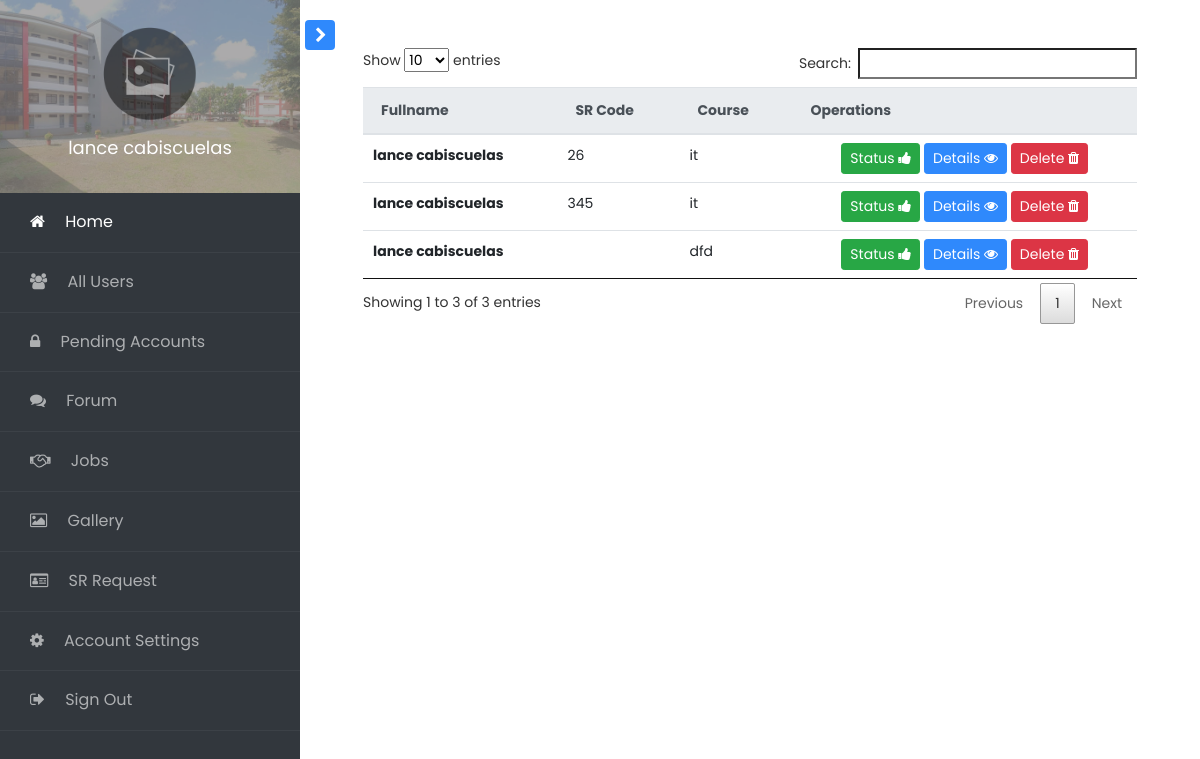
Page /access/admin/index.php?page=pendingusers (signed in) on the earlier database version.
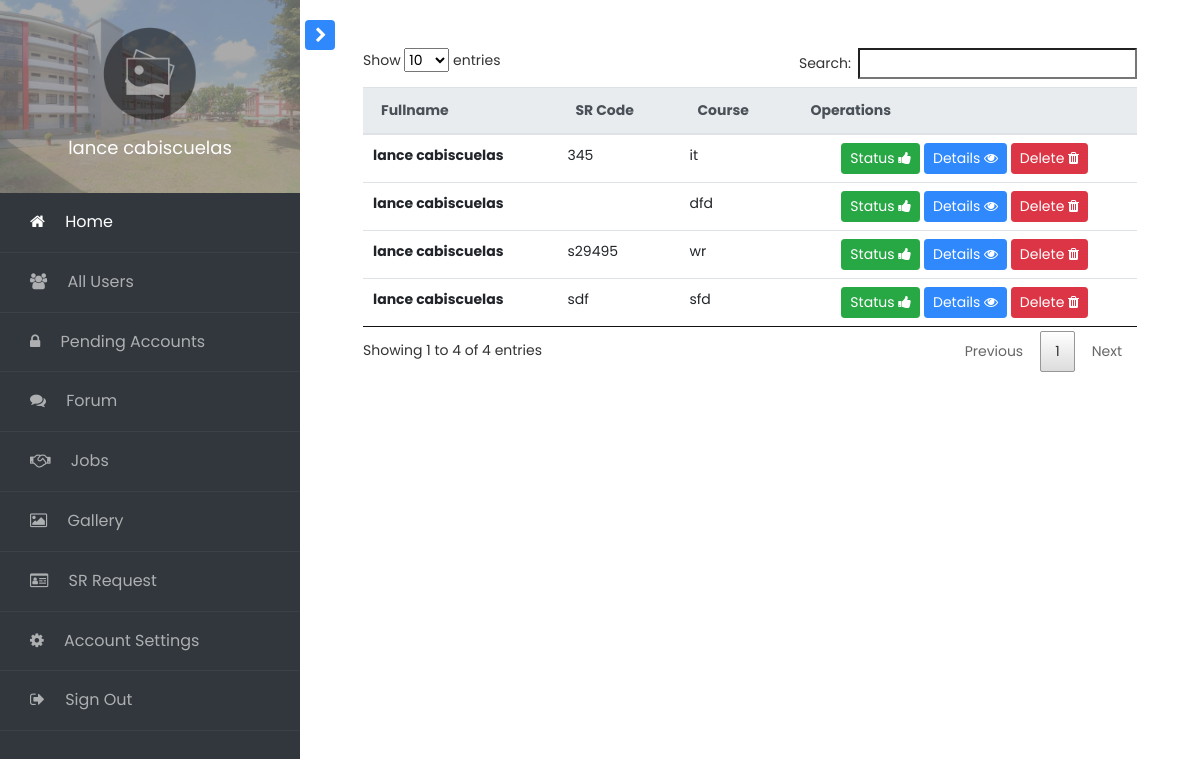
Same page on the later database version.
### tables this page shows
CREATE TABLE `user_information` (
  `id` int(11) NOT NULL,
  `name` varchar(40) NOT NULL,
  `lastname` varchar(50) NOT NULL,
  `middle_name` varchar(50) NOT NULL,
  `email_address` varchar(100) NOT NULL,
  `department` varchar(50) NOT NULL,
  `mobile_number` varchar(40) NOT NULL,
  `course` varchar(100) NOT NULL,
  `sr_code` varchar(50) NOT NULL,
  `account_password` varchar(100) NOT NULL,
  `account_status` varchar(40) NOT NULL,
  `profile_pic` varchar(100) NOT NULL,
  `date_register` varchar(40) NOT NULL
);

### methods/mysqliConnection.php (called while the page is built, shortened)
<?php
class Database{
	public function __construct(){
		$this->conn = mysqli_connect("localhost", "root", "", "bsu_alumni");
	}
}
?>

### methods/PDOConnection.php (called while the page is built, shortened)
<?php
class Connect{
    public $host = "localhost";
    public $user = "root";
    public $password = "";
    public $dbname = "bsu_alumni";
	public function __construct(){
        $dsn = "mysql:host=$this->host;dbname=$this->dbname;";
        $this->connection = new PDO($dsn, $this->user, $this->password);
	}
}
?>

### methods/globalmethods.php (called while the page is built, shortened)
<?php
include 'PDOConnection.php';
class DataOperation extends Connect{
	function getFullname($id) {
		$sql = "SELECT * FROM user_information where id = $id";
		$query = $this->connection->query($sql);
		$row = $query->fetch();
		return $row->name. " " .$row->lastname;
	}
}
?>

### access/admin/pages/pendingusers.php (the view, shortened to what this page needs)
<?php
$sql = $database->conn->query("SELECT * FROM user_information where account_status = 'user'");
?>
<div class="container">
  <table class="table" id="pending_user">
    <thead class="thead-light">
      <tr>
        <th scope="col">Fullname</th>
        <th scope="col">SR Code</th>
        <th scope="col">Course</th>
        <th scope="col">Operations</th>
      </tr>
    </thead>
    <tbody>
      <?php while($row = $sql->fetch_array()): ?>
          <tr>
          <th scope="row" id="<?php echo"pending_".$row['id'];  ?>"><?php echo $row["name"]. " " .$row["lastname"]; ?></th>
          <td><?php echo $row["sr_code"]; ?></td>
          <td><?php echo $row["course"]; ?></td>
          <td class="text-center">
              <button type="button" class="btn btn-success btn-sm" onclick="modalOpenForAccountUpdate(<?php echo $row['id']; ?>)">
               Status <i class="fa fa-thumbs-up" aria-hidden="true"></i>
              </button>
              <button class="btn btn-primary btn-sm" onclick="account_information(<?php echo $row['id']; ?>)">Details <i class="fa fa-eye" aria-hidden="true"></i></button>
              <button class="btn btn-danger btn-sm" onclick="delete_pending(<?php echo $row['id']; ?>)">Delete <i class="fa fa-trash" aria-hidden="true"></i></button>
          </td>
          </tr>
      <?php endwhile; ?>
    </tbody>
  </table>
</div>

### access/admin/index.php (shortened to what this page needs)
<?php
include "./../../methods/globalmethods.php";
include "./../../methods/mysqliConnection.php";
$meth = new DataOperation;
$database = new Database;
$query = 'SELECT profile_pic FROM user_information WHERE id = '.$_SESSION['id'] .'';
$stmt = $database->conn->query($query);
$profile_pic = $stmt->fetch_assoc();
?>
<!doctype html>
<html lang="en">
  <head>
		<link rel="stylesheet" href="https://stackpath.bootstrapcdn.com/font-awesome/4.7.0/css/font-awesome.min.css">
		<link rel="stylesheet" href="css/style.css">
    <link rel="stylesheet" href="./../../plugins/datatables/datatables.min.css">
    <link rel="stylesheet" href="css/admin.css">
  </head>
  <body>
		<div class="wrapper d-flex align-items-stretch">
			<nav id="sidebar">
				<div class="custom-menu">
					<button type="button" id="sidebarCollapse" class="btn btn-primary">
	        </button>
        </div>
	  		<div class="img bg-wrap text-center py-4" style="background-image: url(images/bg4-1.jpg);">
	  			<div class="user-logo">
	  				<div class="img" style="background-image: url(<?php echo($profile_pic['profile_pic'] == '') ?  './profile_pic/default.png' : './profile_pic/'.$profile_pic['profile_pic']; ?>);"></div>
	  				<h3><?php echo $meth->getFullname($_SESSION["id"]); ?></h3>
	  			</div>
	  		</div>
        <ul class="list-unstyled components mb-5">
          <li class="active">
            <a href="./"><span class="fa fa-home mr-3"></span> Home</a>
          </li>
          <li>
            <a href="index.php?page=allusers"><span class="fa fa-users mr-3"></span> All Users</a>
          </li>
          <li>
            <a href="index.php?page=pendingusers"><span class="fa fa-lock mr-3"></span> Pending Accounts</a>
          </li>
          <li>
            <a href="index.php?page=forum"><span class="fa fa-comments mr-3"></span> Forum</a>
          </li>
          <li>
            <a href="index.php?page=jobs"><span class="fa fa-handshake-o mr-3"></span> Jobs</a>
          </li>
          <li>
            <a href="index.php?page=gallery"><span class="fa fa-picture-o mr-3"></span> Gallery</a>
          </li>
          <li>
            <a href="index.php?page=srrequest"><span class="fa fa-id-card-o mr-3"></span> SR Request</a>
          </li>
          <li>
            <a href="index.php?page=settings"><span class="fa fa-cog mr-3"></span> Account Settings</a>
          </li>
          <li>
            <a href="./../../methods/logout.php"><span class="fa fa-sign-out mr-3"></span> Sign Out</a>
          </li>
        </ul>
    	</nav>
      <div id="content" class="p-4 p-md-5 pt-5">
        <?php
        if (isset($_GET['page'])) {
            $page = $_GET['page'];
            $display = "pages/".$page.'.php';
            include($display);
        }else{
            $page = 'home';
            $display = "pages/".$page.'.php';
            include($display);
        }
      ?>
      </div>
		</div>
  </body>
</html>

Differences in the rows shown:
removed user_information: name "lance", lastname "cabiscuelas", sr_code "26", course "it"
added user_information: name "lance", lastname "cabiscuelas", sr_code "s29495", course "wr"
added user_information: name "lance", lastname "cabiscuelas", sr_code "sdf", course "sfd"
Other differences:
text written by a page script: "Show entries Search: Showing 1 to 3 of 3 entries Previous 1 Next" → "Show entries Search: Showing 1 to 4 of 4 entries Previous 1 Next"
